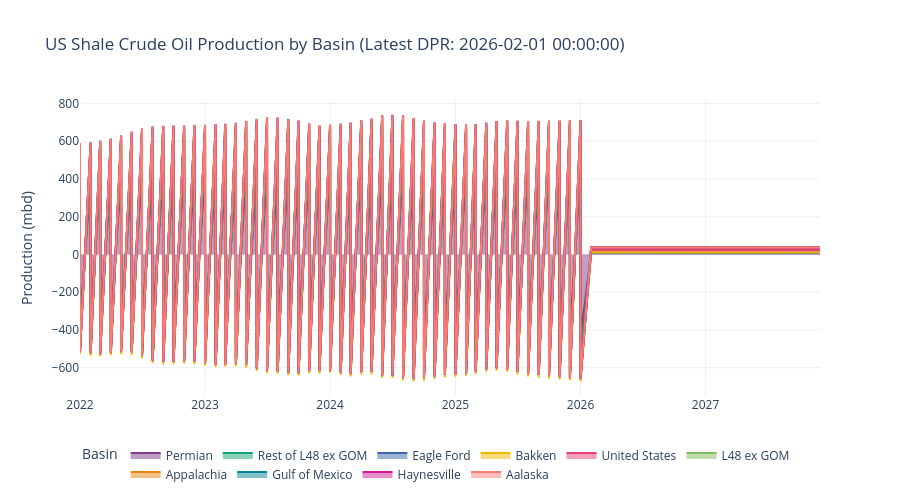

The notebook cell this image was saved under:
### Markdown cell above
---

 ## 7. Shale Revolution Tracker — DPR Production by Basin



 Use the STEO DPR data to track how US shale production has evolved

 across major basins, and where the latest forecasts point.

### Code cell
# Get crude oil production series from DPR mapping
prod_series = dpr_mapping[
    (dpr_mapping['name'].str.contains('Crude oil production', case=False)) &
    (~dpr_mapping['region'].isin(['US Total']))
].copy()

# Get the most recent release from steo_dpr
date_cols = [c for c in steo_dpr.columns if c not in ['id', 'name', 'release_date', 'uom']]
latest_release = steo_dpr['release_date'].max()
latest_dpr = steo_dpr[steo_dpr['release_date'] == latest_release].copy()

# Merge with mapping to get region names
dpr_prod = latest_dpr[latest_dpr['id'].isin(prod_series['id'].values)].copy()
dpr_prod = dpr_prod.merge(prod_series[['id', 'region']], on='id', how='left')

# Melt to long format
dpr_melted = dpr_prod.melt(
    id_vars=['id', 'name', 'region', 'release_date', 'uom'],
    var_name='period', value_name='production'
)
dpr_melted['period'] = pd.to_datetime(dpr_melted['period'])
dpr_melted = dpr_melted.dropna(subset=['production'])

fig = px.area(
    dpr_melted.sort_values(['period', 'production'], ascending=[True, False]),
    x='period', y='production', color='region',
    title=f'US Shale Crude Oil Production by Basin (Latest DPR: {latest_release})',
    labels={'period': '', 'production': 'Production (mbd)', 'region': 'Basin'},
    color_discrete_sequence=px.colors.qualitative.Bold,
    template='plotly_white'
)
fig.update_layout(height=500, legend=dict(orientation='h', y=-0.15))
fig.show()
